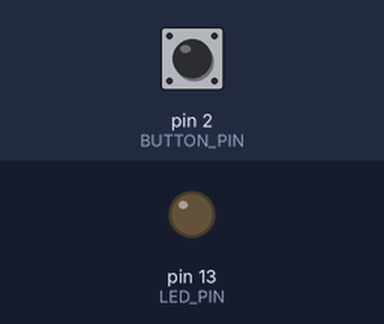
Bench run of a sketch on a simulated Arduino Uno, built with avr-gcc and run on an emulated ATmega328P. Parts: output pins drawn as LEDs (lit = HIGH). The inputs (shaded band) are chosen by the test bench; at power-on: pin 2 (BUTTON_PIN) HIGH.

Above: at 1.2 s.
1.3 s: pin 2 (BUTTON_PIN) pulled LOW for 0.15 s
At 1.37 s:
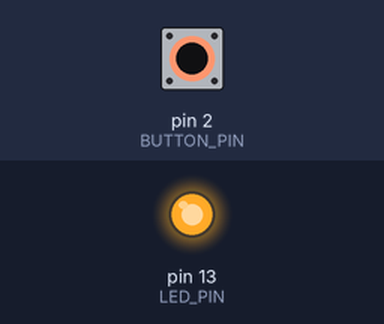
2.9 s: pin 2 (BUTTON_PIN) pulled LOW for 3.2 s
At 7.3 s:
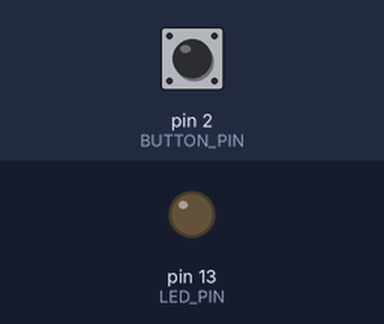
Timing chart, 0 to 8.8 s (numbered marks = the images above; inputs shaded):
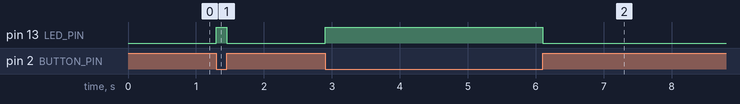

Measured:
- after the input at 1.3 s, pin 13 (LED_PIN): LOW → HIGH at once, → LOW 0.15 s later
- after the input at 2.9 s, pin 13 (LED_PIN): LOW → HIGH at once, → LOW 3.2 s later

The sketch:

main.ino
```cpp
#define LED_PIN 13
#define BUTTON_PIN 2

void setup()
{
	pinMode(LED_PIN, OUTPUT);
	pinMode(BUTTON_PIN, INPUT);
	digitalWrite(BUTTON_PIN, HIGH); // Turns on the pull-up resistor for the button pin
}

void loop()
{
	int is_button_pressed = !digitalRead(BUTTON_PIN);
	digitalWrite(LED_PIN, is_button_pressed);
}
```
